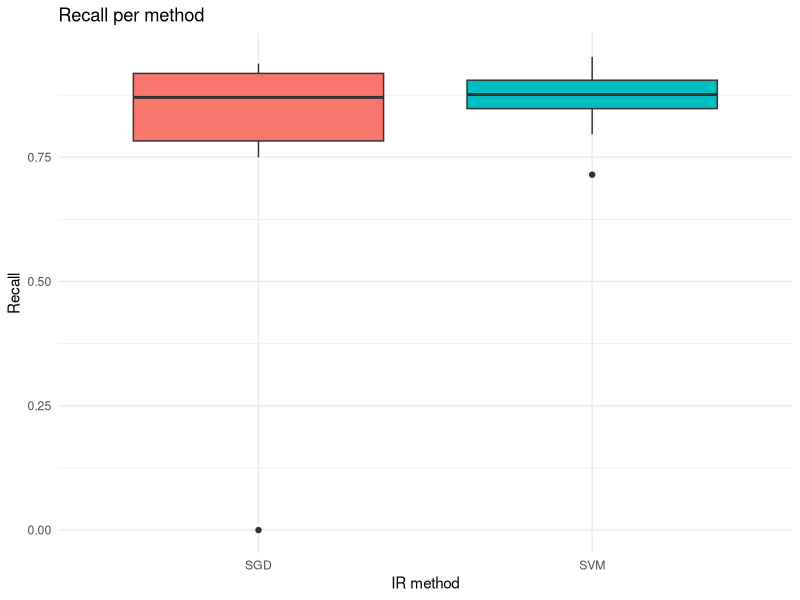

Generate this figure with R:
#loading library
require("ggplot2")

# selecting the current directory
setwd("/Users/tassiovale/Dropbox/PhD Thesis/trace2vary/trace_recovery/results/")

# read csv file
data <- read.csv("2018-05-09_17h37m_output.csv")

chart <- ggplot(data=data, aes(x=method, y=recall, fill=method)) +
    geom_boxplot() +
    theme_minimal() +
    ggtitle("Recall per method") +
    labs(x="IR method", y="Recall") +
    scale_fill_discrete(guide=FALSE)

ggsave("2018-05-09_17h37m_recall_chart.eps")